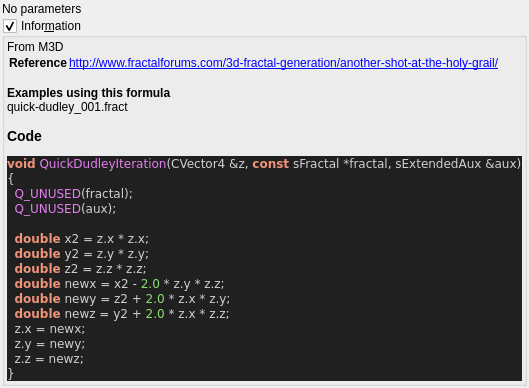
<?xml version="1.0" encoding="UTF-8"?>
<ui version="4.0">
 <class>quick_dudley</class>
 <widget class="QWidget" name="Form">
  <property name="geometry">
   <rect>
    <x>0</x>
    <y>0</y>
    <width>400</width>
    <height>387</height>
   </rect>
  </property>
  <property name="windowTitle">
   <string notr="true">quick_dudley</string>
  </property>
  <layout class="QVBoxLayout" name="verticalLayout">
   <property name="spacing">
    <number>2</number>
   </property>
   <property name="leftMargin">
    <number>2</number>
   </property>
   <property name="topMargin">
    <number>2</number>
   </property>
   <property name="rightMargin">
    <number>2</number>
   </property>
   <property name="bottomMargin">
    <number>2</number>
   </property>
   <item>
    <widget class="QLabel" name="label">
     <property name="text">
      <string>No parameters</string>
     </property>
    </widget>
   </item>
   <item>
    <widget class="MyGroupBox" name="groupCheck_info">
     <property name="title">
      <string>Infor&amp;mation</string>
     </property>
     <property name="flat">
      <bool>false</bool>
     </property>
     <property name="checkable">
      <bool>true</bool>
     </property>
     <layout class="QVBoxLayout" name="verticalLayout_2">
      <property name="spacing">
       <number>2</number>
      </property>
      <property name="leftMargin">
       <number>2</number>
      </property>
      <property name="topMargin">
       <number>2</number>
      </property>
      <property name="rightMargin">
       <number>2</number>
      </property>
      <property name="bottomMargin">
       <number>2</number>
      </property>
      <item>
       <widget class="QLabel" name="label_code_content">
        <property name="text">
         <string notr="true">&lt;p&gt;From M3D&lt;/p&gt;&lt;table&gt;
&lt;tr&gt;&lt;th&gt;Reference&lt;/th&gt;&lt;td&gt;&lt;a href=&quot;http://www.fractalforums.com/3d-fractal-generation/another-shot-at-the-holy-grail/&quot;&gt;http://www.fractalforums.com/3d-fractal-generation/another-shot-at-the-holy-grail/&lt;br&gt;
&lt;/td&gt;&lt;/tr&gt;
&lt;/table&gt;
&lt;br&gt;&lt;b&gt;Examples using this formula&lt;/b&gt;&lt;br&gt;quick-dudley_001.fract&lt;h3&gt;Code&lt;/h3&gt;
&lt;body style=&quot;background-color:#202020&quot;&gt;
&lt;pre style=&quot;color:#d0d0d0; background-color:#202020;  font-family:'Courier New',monospace;&quot;&gt;&lt;span style=&quot;color:#f09479; font-weight:bold&quot;&gt;void&lt;/span&gt; &lt;span style=&quot;color:#e47eed&quot;&gt;QuickDudleyIteration&lt;/span&gt;&lt;span style=&quot;color:#d0d0d0&quot;&gt;(&lt;/span&gt;CVector4 &lt;span style=&quot;color:#d0d0d0&quot;&gt;&amp;amp;&lt;/span&gt;z&lt;span style=&quot;color:#d0d0d0&quot;&gt;,&lt;/span&gt; &lt;span style=&quot;color:#f09479; font-weight:bold&quot;&gt;const&lt;/span&gt; sFractal &lt;span style=&quot;color:#d0d0d0&quot;&gt;*&lt;/span&gt;fractal&lt;span style=&quot;color:#d0d0d0&quot;&gt;,&lt;/span&gt; sExtendedAux &lt;span style=&quot;color:#d0d0d0&quot;&gt;&amp;amp;&lt;/span&gt;aux&lt;span style=&quot;color:#d0d0d0&quot;&gt;)&lt;/span&gt;
&lt;span style=&quot;color:#d0d0d0&quot;&gt;{&lt;/span&gt;
  &lt;span style=&quot;color:#e47eed&quot;&gt;Q_UNUSED&lt;/span&gt;&lt;span style=&quot;color:#d0d0d0&quot;&gt;(&lt;/span&gt;fractal&lt;span style=&quot;color:#d0d0d0&quot;&gt;);&lt;/span&gt;
  &lt;span style=&quot;color:#e47eed&quot;&gt;Q_UNUSED&lt;/span&gt;&lt;span style=&quot;color:#d0d0d0&quot;&gt;(&lt;/span&gt;aux&lt;span style=&quot;color:#d0d0d0&quot;&gt;);&lt;/span&gt;

  &lt;span style=&quot;color:#f09479; font-weight:bold&quot;&gt;double&lt;/span&gt; x2 &lt;span style=&quot;color:#d0d0d0&quot;&gt;=&lt;/span&gt; z&lt;span style=&quot;color:#d0d0d0&quot;&gt;.&lt;/span&gt;x &lt;span style=&quot;color:#d0d0d0&quot;&gt;*&lt;/span&gt; z&lt;span style=&quot;color:#d0d0d0&quot;&gt;.&lt;/span&gt;x&lt;span style=&quot;color:#d0d0d0&quot;&gt;;&lt;/span&gt;
  &lt;span style=&quot;color:#f09479; font-weight:bold&quot;&gt;double&lt;/span&gt; y2 &lt;span style=&quot;color:#d0d0d0&quot;&gt;=&lt;/span&gt; z&lt;span style=&quot;color:#d0d0d0&quot;&gt;.&lt;/span&gt;y &lt;span style=&quot;color:#d0d0d0&quot;&gt;*&lt;/span&gt; z&lt;span style=&quot;color:#d0d0d0&quot;&gt;.&lt;/span&gt;y&lt;span style=&quot;color:#d0d0d0&quot;&gt;;&lt;/span&gt;
  &lt;span style=&quot;color:#f09479; font-weight:bold&quot;&gt;double&lt;/span&gt; z2 &lt;span style=&quot;color:#d0d0d0&quot;&gt;=&lt;/span&gt; z&lt;span style=&quot;color:#d0d0d0&quot;&gt;.&lt;/span&gt;z &lt;span style=&quot;color:#d0d0d0&quot;&gt;*&lt;/span&gt; z&lt;span style=&quot;color:#d0d0d0&quot;&gt;.&lt;/span&gt;z&lt;span style=&quot;color:#d0d0d0&quot;&gt;;&lt;/span&gt;
  &lt;span style=&quot;color:#f09479; font-weight:bold&quot;&gt;double&lt;/span&gt; newx &lt;span style=&quot;color:#d0d0d0&quot;&gt;=&lt;/span&gt; x2 &lt;span style=&quot;color:#d0d0d0&quot;&gt;-&lt;/span&gt; &lt;span style=&quot;color:#87df71&quot;&gt;2.0&lt;/span&gt; &lt;span style=&quot;color:#d0d0d0&quot;&gt;*&lt;/span&gt; z&lt;span style=&quot;color:#d0d0d0&quot;&gt;.&lt;/span&gt;y &lt;span style=&quot;color:#d0d0d0&quot;&gt;*&lt;/span&gt; z&lt;span style=&quot;color:#d0d0d0&quot;&gt;.&lt;/span&gt;z&lt;span style=&quot;color:#d0d0d0&quot;&gt;;&lt;/span&gt;
  &lt;span style=&quot;color:#f09479; font-weight:bold&quot;&gt;double&lt;/span&gt; newy &lt;span style=&quot;color:#d0d0d0&quot;&gt;=&lt;/span&gt; z2 &lt;span style=&quot;color:#d0d0d0&quot;&gt;+&lt;/span&gt; &lt;span style=&quot;color:#87df71&quot;&gt;2.0&lt;/span&gt; &lt;span style=&quot;color:#d0d0d0&quot;&gt;*&lt;/span&gt; z&lt;span style=&quot;color:#d0d0d0&quot;&gt;.&lt;/span&gt;x &lt;span style=&quot;color:#d0d0d0&quot;&gt;*&lt;/span&gt; z&lt;span style=&quot;color:#d0d0d0&quot;&gt;.&lt;/span&gt;y&lt;span style=&quot;color:#d0d0d0&quot;&gt;;&lt;/span&gt;
  &lt;span style=&quot;color:#f09479; font-weight:bold&quot;&gt;double&lt;/span&gt; newz &lt;span style=&quot;color:#d0d0d0&quot;&gt;=&lt;/span&gt; y2 &lt;span style=&quot;color:#d0d0d0&quot;&gt;+&lt;/span&gt; &lt;span style=&quot;color:#87df71&quot;&gt;2.0&lt;/span&gt; &lt;span style=&quot;color:#d0d0d0&quot;&gt;*&lt;/span&gt; z&lt;span style=&quot;color:#d0d0d0&quot;&gt;.&lt;/span&gt;x &lt;span style=&quot;color:#d0d0d0&quot;&gt;*&lt;/span&gt; z&lt;span style=&quot;color:#d0d0d0&quot;&gt;.&lt;/span&gt;z&lt;span style=&quot;color:#d0d0d0&quot;&gt;;&lt;/span&gt;
  z&lt;span style=&quot;color:#d0d0d0&quot;&gt;.&lt;/span&gt;x &lt;span style=&quot;color:#d0d0d0&quot;&gt;=&lt;/span&gt; newx&lt;span style=&quot;color:#d0d0d0&quot;&gt;;&lt;/span&gt;
  z&lt;span style=&quot;color:#d0d0d0&quot;&gt;.&lt;/span&gt;y &lt;span style=&quot;color:#d0d0d0&quot;&gt;=&lt;/span&gt; newy&lt;span style=&quot;color:#d0d0d0&quot;&gt;;&lt;/span&gt;
  z&lt;span style=&quot;color:#d0d0d0&quot;&gt;.&lt;/span&gt;z &lt;span style=&quot;color:#d0d0d0&quot;&gt;=&lt;/span&gt; newz&lt;span style=&quot;color:#d0d0d0&quot;&gt;;&lt;/span&gt;
&lt;span style=&quot;color:#d0d0d0&quot;&gt;}&lt;/span&gt;
&lt;/pre&gt;
&lt;/body&gt;</string>
        </property>
        <property name="wordWrap">
         <bool>true</bool>
        </property>
        <property name="openExternalLinks">
         <bool>true</bool>
        </property>
        <property name="textInteractionFlags">
         <set>Qt::LinksAccessibleByMouse|Qt::TextSelectableByMouse</set>
        </property>
       </widget>
      </item>
     </layout>
    </widget>
   </item>
   <item>
    <spacer name="verticalSpacer">
     <property name="orientation">
      <enum>Qt::Vertical</enum>
     </property>
     <property name="sizeHint" stdset="0">
      <size>
       <width>20</width>
       <height>40</height>
      </size>
     </property>
    </spacer>
   </item>
  </layout>
 </widget>
 <customwidgets>
  <customwidget>
   <class>MyGroupBox</class>
   <extends>QGroupBox</extends>
   <header>my_group_box.h</header>
   <container>1</container>
  </customwidget>
 </customwidgets>
 <tabstops>
  <tabstop>groupCheck_info</tabstop>
 </tabstops>
 <resources/>
 <connections/>
</ui>
